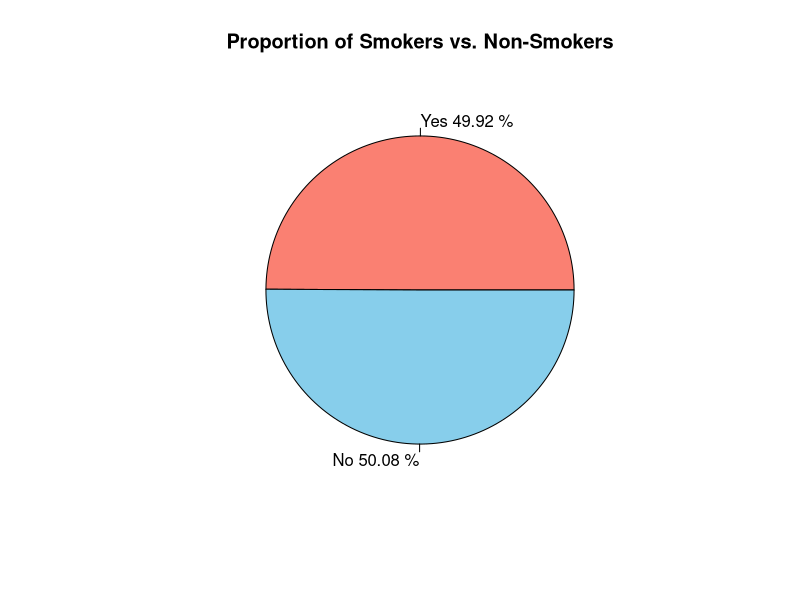
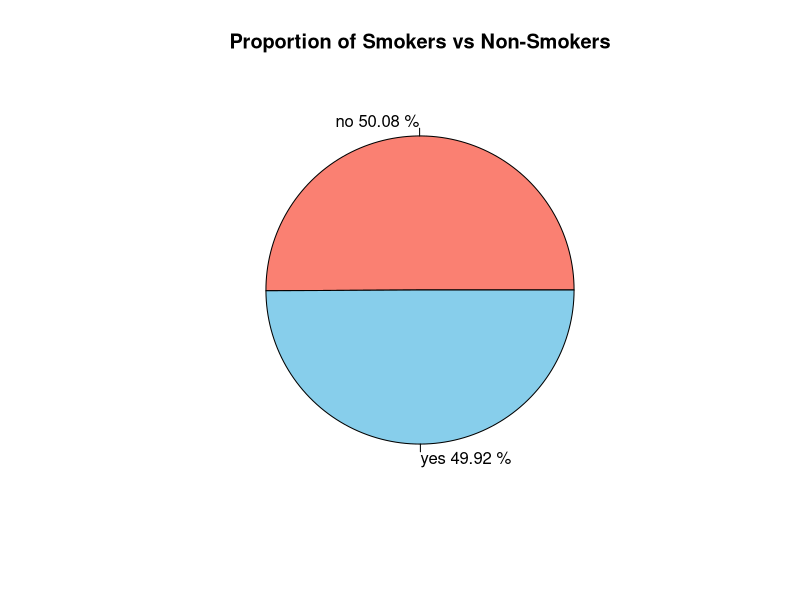
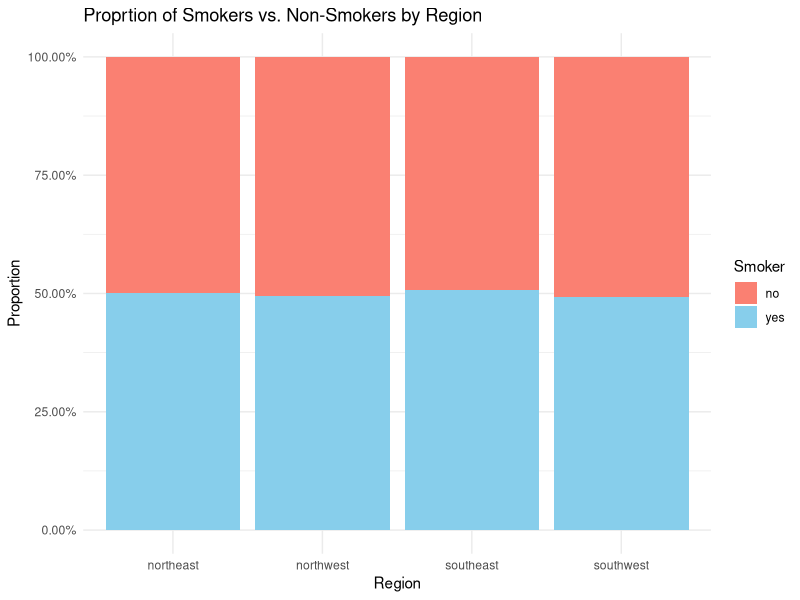
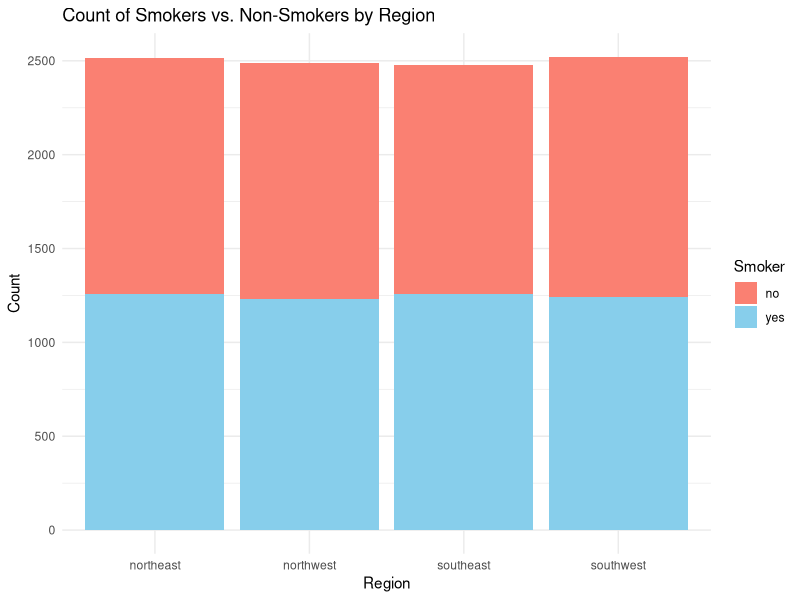

Source code (R) for these figures, in order: (Note: this script raises an error after producing the figures.)
## ---- chunk 1
knitr::opts_chunk$set(echo = TRUE)
## ---- chunk 2
df <- read.csv("medical_costs.csv")
## ---- chunk 3

#------ Method 1
# Count number of smokers and non-smokers
count_smoker_y <- sum(df$Smoker == "yes")
count_smoker_n <- sum(df$Smoker == "no")

# Total count
count_total <- count_smoker_y + count_smoker_n

# Calculate percentages
per_smoker_y <- (count_smoker_y / count_total) * 100
per_smoker_n <- (count_smoker_n / count_total) * 100  # Fixed this line

# Create named vector for pie chart
smoker_percent <- c(Yes = per_smoker_y, No = per_smoker_n)

# Create the pie chart
pie(smoker_percent, 
    labels = paste(names(smoker_percent), round(smoker_percent, 2), "%"),
    col = c("salmon", "skyblue"), 
    main = "Proportion of Smokers vs. Non-Smokers")

#------ Method 2
# Count occurrences and compute proportions automatically
smoker_count <- table(df$Smoker) # gets the count of each unique value
smoker_percent <- prop.table(smoker_count) * 100  # Converts to percentages
# prop.table() gets the proportion of each unique value

# Create the pie chart
pie(smoker_percent, 
    labels = paste(names(smoker_percent), round(smoker_percent, 2), "%"),
    col = c("salmon", "skyblue"), 
    main = "Proportion of Smokers vs Non-Smokers")



## ---- chunk 4

#------ Stacked Bar Plo Proportion (Use position = fill)
# Load necessary package
library(ggplot2)

# Create the stacked bar plot with proportions using position = "fill"
ggplot(df, aes(x = Region, fill = Smoker)) +
  geom_bar(position = "fill") +
  labs(title = "Proprtion of Smokers vs. Non-Smokers by Region", 
       x = "Region", 
       y = "Proportion", 
       fill = "Smoker") +
  scale_fill_manual(values = c("salmon", "skyblue")) +  # Customize colors
  scale_y_continuous(labels = scales::percent_format(accuracy = 0.01)) +  # Round to 2 decimal places
  theme_minimal()  # Optional: cleaner plot theme

#------ Stacked Bar Plot Proportion (Use position = stack)

# Create the stacked bar plot
ggplot(df, aes(x = Region, fill = Smoker)) +
  geom_bar(position = "stack") +
  labs(title = "Count of Smokers vs. Non-Smokers by Region", 
       x = "Region", 
       y = "Count", 
       fill = "Smoker") +
  scale_fill_manual(values = c("salmon", "skyblue")) +  # Customize colors
  theme_minimal()  # Optional: makes the plot look cleaner


## ---- chunk 5
library(ggplot2)
library(dplyr)

# Calculate the average Medical.Costs by age
df_avg_cost <- df %>%
  group_by(Age) %>%
  summarise(avg_costs = mean(Medical.Cost))

# Create the line plot
ggplot(df_avg_cost, aes(x = Age, y = avg_costs)) +
  geom_line(color = "darkgreen") +  # Line plot
  geom_point(color = "darkgreen") +   # Optional: Points on the line to show data points
  labs(title = "Average Medical Costs by Age", 
       x = "Age", 
       y = "Average Medical Cost") +
  theme_minimal()  # Optional: cleaner plot theme

## ---- chunk 6
# Load necessary libraries
library(dplyr)
library(ggplot2)
library(scales)


# Summarize total medical costs by age
df_total_costs <- df %>%
  group_by(Age) %>%
  summarise(total_medical_cost = sum(Medical.Cost, na.rm = TRUE))

# Create a bar plot with total medical costs by age
ggplot(df_total_costs, aes(x = Age, y = total_medical_cost)) +
  geom_bar(stat = "identity", fill = "skyblue", color = "black", alpha = 0.7) +
  labs(title = "Total Medical Costs by Age", 
       x = "Age", 
       y = "Total Medical Costs ($)") +
  scale_y_continuous(labels = label_comma()) +  # Remove scientific notation
  theme_minimal() +
  theme(axis.text.x = element_text(angle = 45, hjust = 1))  # Rotate x-axis labels if needed



## ---- chunk 7

# Create a scatter plot
ggplot(df, aes(x = BMI, y = Medical.Cost)) +
  geom_point(color = "red", alpha = 0.7) +  # Points with color
  labs(title = "Medical Costs by BMI", 
       x = "BMI", 
       y = "Medical Costs ($)") +
  theme_minimal()

## ---- chunk 8

# Create a box plot for medical costs by region
ggplot(df, aes(x = Region, y = Medical.Cost)) +
  geom_boxplot(fill = "skyblue", color = "black", alpha = 0.7) +  # Box plot elements
  labs(title = "Distribution of Medical Costs by Region", 
       x = "Region", 
       y = "Medical Costs ($)") +
  theme_minimal() +
  theme(axis.text.x = element_text(angle = 45, hjust = 1))  # Rotate x-axis labels if needed


